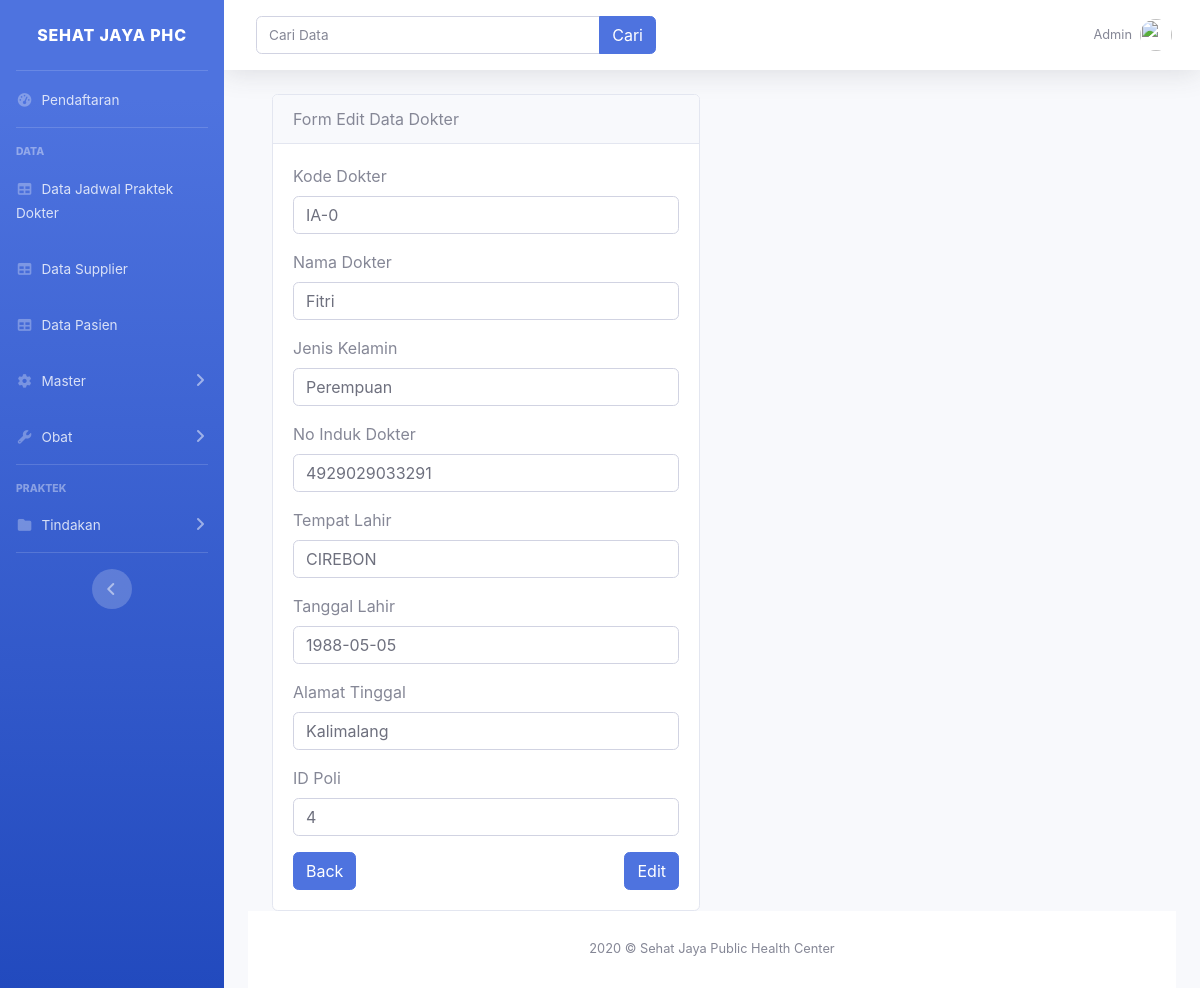
The app's page /dokter/edit/IA-0 with its own data.
### tables this page shows
CREATE TABLE `tbl_dokter` (
  `kode_dokter` varchar(4) NOT NULL,
  `nama_dokter` varchar(30) NOT NULL,
  `jenis_kelamin` varchar(15) NOT NULL,
  `nomor_induk_dokter` varchar(20) NOT NULL,
  `tempat_lahir` varchar(30) NOT NULL,
  `tanggal_lahir` date NOT NULL,
  `alamat_tinggal` varchar(50) NOT NULL,
  `id_poli` int(2) NOT NULL
);

### application/controllers/dokter.php (called while the page is built, shortened)
<?php
class dokter extends CI_Controller {
    public function __construct(){
        $this->load->model('dokter_model');
        $this->load->library('form_validation');
    }
    public function edit($kode_dokter){
        $data['title']='Form Edit Data dokter';
        $data['tbl_dokter']=$this->dokter_model->getdokterByID($kode_dokter);
        $this->form_validation->set_rules('kode_dokter', 'Kode dokter', 'required');
        $this->form_validation->set_rules('nama_dokter', 'Nama dokter', 'required');
        $this->form_validation->set_rules('jenis_kelamin', 'Jenis Kelamin', 'required');
        $this->form_validation->set_rules('nomor_induk_dokter', 'No Induk Dokter', 'required');
        $this->form_validation->set_rules('tempat_lahir', 'Tempat Lahir', 'required');
        $this->form_validation->set_rules('tanggal_lahir', 'Tanggal Lahir', 'required');
        $this->form_validation->set_rules('alamat_tinggal', 'Alamat Tinggal', 'required');
        $this->form_validation->set_rules('id_poli', 'ID Poli', 'required');
        if ($this->form_validation->run() ==  FALSE) {
            $this->load->view('template/header', $data);
            $this->load->view('dokter/edit', $data);
            $this->load->view('template/footer');
        } else {
            $this->dokter_model->ubahdatadokter();
            $this->session->set_flashdata('flash-data', 'diedit');
            redirect('dokter','refresh');
        }
    }
}
?>

### index.php (called while the page is built, shortened)
<?php
require_once BASEPATH.'core/CodeIgniter.php';

### application/models/dokter_model.php (called while the page is built, shortened)
<?php
class dokter_model extends CI_Model{
    public function getdokterByID($kode_dokter){
        return $this->db->get_where('tbl_dokter',['kode_dokter'=> $kode_dokter])->row_array();
    }
}
?>

### application/views/dokter/edit.php (the view, shortened to what this page needs)
<div class="container">
    <div class="row mt-3">
        <div class="col-md-6">
            <div class="card">
                <div class="card-header">
                    Form Edit Data Dokter
                </div>
                <div class="card-body">
                    <form action="" method="post">
                        <div class="form-group">
                            <label for="kode_dokter">Kode Dokter</label>
                            <input type="text"
                            class="form-control"
                            id="kode_dokter"
                            name="kode_dokter"
                             value="<?= $tbl_dokter['kode_dokter'];?>">
                        </div>
                        <div class="form-group">
                            <label for="nama_dokter">Nama Dokter</label>
                            <input type="text"
                            class="form-control"
                            id="nama_dokter"
                            name="nama_dokter"
                            value="<?= $tbl_dokter['nama_dokter'];?>">
                        </div>
                        <div class="form-group">
                            <label for="jenis_kelamin">Jenis Kelamin</label>
                            <input type="text"
                            class="form-control"
                            id="jenis_kelamin"
                            name="jenis_kelamin"
                            value="<?= $tbl_dokter['jenis_kelamin'];?>">
                        </div>
                        <div class="form-group">
                            <label for="nomor_induk_dokter">No Induk Dokter</label>
                            <input type="text"
                            class="form-control"
                            id="nomor_induk_dokter"
                            name="nomor_induk_dokter"
                            value="<?= $tbl_dokter['nomor_induk_dokter'];?>">
                        </div>
                        <div class="form-group">
                            <label for="tempat_lahir">Tempat Lahir</label>
                            <input type="text"
                            class="form-control"
                            id="tempat_lahir"
                            name="tempat_lahir"
                            value="<?= $tbl_dokter['tempat_lahir'];?>">
                        </div>
                        <div class="form-group">
                            <label for="tanggal_lahir">Tanggal Lahir</label>
                            <input type="text"
                            class="form-control"
                            id="tanggal_lahir"
                            name="tanggal_lahir"
                            value="<?= $tbl_dokter['tanggal_lahir'];?>">
                        </div>
                        <div class="form-group">
                            <label for="alamat_tinggal">Alamat Tinggal</label>
                            <input type="text"
                            class="form-control"
                            id="alamat_tinggal"
                            name="alamat_tinggal"
                            value="<?= $tbl_dokter['alamat_tinggal'];?>">
                        </div>
                        <div class="form-group">
                            <label for="id_poli">ID Poli</label>
                            <input type="text"
                            class="form-control"
                            id="id_poli"
                            name="id_poli"
                            value="<?= $tbl_dokter['id_poli'];?>">
                        </div>
                        <button type="submit" name="edit" class="btn btn-primary float-right">Edit</button>
                        <a href="<?= base_url();?>dokter" class="btn btn-primary float-left">Back</a>
                    </form>
                </div>
            </div>
        </div>
    </div>
</div>

### records on screen
tbl_dokter: kode_dokter "IA-0", nama_dokter "Fitri", jenis_kelamin "Perempuan", nomor_induk_dokter "4929029033291", tempat_lahir "CIREBON", tanggal_lahir "1988-05-05", alamat_tinggal "Kalimalang", id_poli "4"
